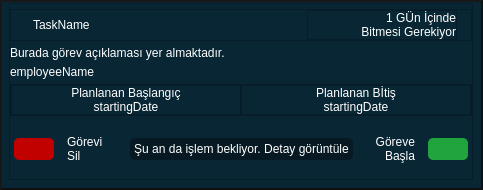
<?xml version="1.0" encoding="UTF-8"?>
<ui version="4.0">
 <class>TaskWill</class>
 <widget class="QWidget" name="TaskWill">
  <property name="geometry">
   <rect>
    <x>0</x>
    <y>0</y>
    <width>483</width>
    <height>190</height>
   </rect>
  </property>
  <property name="maximumSize">
   <size>
    <width>490</width>
    <height>190</height>
   </size>
  </property>
  <property name="windowTitle">
   <string>Form</string>
  </property>
  <property name="styleSheet">
   <string notr="true">*{
background-color: rgb(9, 38, 53);
}
#TaskWill{
background-color: rgb(9, 38, 53);
border : 2px outset rgb(16, 16, 16);
}</string>
  </property>
  <layout class="QHBoxLayout" name="horizontalLayout">
   <property name="spacing">
    <number>0</number>
   </property>
   <property name="leftMargin">
    <number>9</number>
   </property>
   <property name="topMargin">
    <number>3</number>
   </property>
   <property name="rightMargin">
    <number>10</number>
   </property>
   <property name="bottomMargin">
    <number>10</number>
   </property>
   <item>
    <widget class="QFrame" name="main_frame">
     <property name="styleSheet">
      <string notr="true">QFrame#main_frame{
background-color: rgb(9, 38, 53);
border-raius : 5px;

}
*{
color: rgb(255, 255, 255);
font: 600 8pt &quot;Montserrat&quot;;
}</string>
     </property>
     <property name="frameShape">
      <enum>QFrame::StyledPanel</enum>
     </property>
     <property name="frameShadow">
      <enum>QFrame::Raised</enum>
     </property>
     <layout class="QVBoxLayout" name="verticalLayout">
      <property name="spacing">
       <number>0</number>
      </property>
      <property name="leftMargin">
       <number>0</number>
      </property>
      <property name="topMargin">
       <number>0</number>
      </property>
      <property name="rightMargin">
       <number>0</number>
      </property>
      <property name="bottomMargin">
       <number>0</number>
      </property>
      <item>
       <widget class="QFrame" name="header_frame">
        <property name="sizePolicy">
         <sizepolicy hsizetype="Preferred" vsizetype="Maximum">
          <horstretch>0</horstretch>
          <verstretch>0</verstretch>
         </sizepolicy>
        </property>
        <property name="frameShape">
         <enum>QFrame::StyledPanel</enum>
        </property>
        <property name="frameShadow">
         <enum>QFrame::Raised</enum>
        </property>
        <layout class="QHBoxLayout" name="horizontalLayout_2">
         <property name="spacing">
          <number>7</number>
         </property>
         <property name="leftMargin">
          <number>0</number>
         </property>
         <property name="topMargin">
          <number>0</number>
         </property>
         <property name="rightMargin">
          <number>0</number>
         </property>
         <property name="bottomMargin">
          <number>0</number>
         </property>
         <item>
          <widget class="QLabel" name="pointer_label">
           <property name="minimumSize">
            <size>
             <width>15</width>
             <height>15</height>
            </size>
           </property>
           <property name="maximumSize">
            <size>
             <width>15</width>
             <height>15</height>
            </size>
           </property>
           <property name="text">
            <string/>
           </property>
           <property name="pixmap">
            <pixmap resource="../assets/image.qrc">:/icons/icons/Ellipse 5.png</pixmap>
           </property>
           <property name="scaledContents">
            <bool>true</bool>
           </property>
          </widget>
         </item>
         <item>
          <widget class="QLabel" name="taskname_label">
           <property name="text">
            <string>TaskName</string>
           </property>
          </widget>
         </item>
         <item>
          <widget class="QFrame" name="header_right_frame">
           <property name="maximumSize">
            <size>
             <width>150</width>
             <height>16777215</height>
            </size>
           </property>
           <property name="styleSheet">
            <string notr="true"/>
           </property>
           <property name="frameShape">
            <enum>QFrame::StyledPanel</enum>
           </property>
           <property name="frameShadow">
            <enum>QFrame::Raised</enum>
           </property>
           <layout class="QVBoxLayout" name="verticalLayout_2">
            <property name="spacing">
             <number>0</number>
            </property>
            <property name="leftMargin">
             <number>0</number>
            </property>
            <property name="topMargin">
             <number>0</number>
            </property>
            <property name="rightMargin">
             <number>0</number>
            </property>
            <property name="bottomMargin">
             <number>0</number>
            </property>
            <item alignment="Qt::AlignRight">
             <widget class="QLabel" name="last_day_result_label">
              <property name="sizePolicy">
               <sizepolicy hsizetype="Maximum" vsizetype="Preferred">
                <horstretch>0</horstretch>
                <verstretch>0</verstretch>
               </sizepolicy>
              </property>
              <property name="text">
               <string>1 GÜn İçinde</string>
              </property>
              <property name="alignment">
               <set>Qt::AlignRight|Qt::AlignTrailing|Qt::AlignVCenter</set>
              </property>
             </widget>
            </item>
            <item alignment="Qt::AlignRight">
             <widget class="QLabel" name="text_label">
              <property name="sizePolicy">
               <sizepolicy hsizetype="Maximum" vsizetype="Maximum">
                <horstretch>0</horstretch>
                <verstretch>0</verstretch>
               </sizepolicy>
              </property>
              <property name="styleSheet">
               <string notr="true">font: 9pt &quot;Montserrat&quot;;</string>
              </property>
              <property name="text">
               <string>Bitmesi Gerekiyor</string>
              </property>
              <property name="alignment">
               <set>Qt::AlignRight|Qt::AlignTrailing|Qt::AlignVCenter</set>
              </property>
             </widget>
            </item>
           </layout>
          </widget>
         </item>
         <item>
          <widget class="QLabel" name="label">
           <property name="sizePolicy">
            <sizepolicy hsizetype="Maximum" vsizetype="Expanding">
             <horstretch>0</horstretch>
             <verstretch>0</verstretch>
            </sizepolicy>
           </property>
           <property name="minimumSize">
            <size>
             <width>0</width>
             <height>0</height>
            </size>
           </property>
           <property name="text">
            <string/>
           </property>
           <property name="pixmap">
            <pixmap resource="../assets/image.qrc">:/icons/icons/yellow_set.png</pixmap>
           </property>
          </widget>
         </item>
        </layout>
       </widget>
      </item>
      <item>
       <widget class="QLabel" name="describe_label">
        <property name="sizePolicy">
         <sizepolicy hsizetype="Preferred" vsizetype="Maximum">
          <horstretch>0</horstretch>
          <verstretch>0</verstretch>
         </sizepolicy>
        </property>
        <property name="text">
         <string>Burada görev açıklaması yer almaktadır.</string>
        </property>
       </widget>
      </item>
      <item>
       <widget class="QLabel" name="employee_label">
        <property name="sizePolicy">
         <sizepolicy hsizetype="Preferred" vsizetype="Maximum">
          <horstretch>0</horstretch>
          <verstretch>0</verstretch>
         </sizepolicy>
        </property>
        <property name="text">
         <string>employeeName</string>
        </property>
       </widget>
      </item>
      <item>
       <widget class="QFrame" name="date_frame">
        <property name="sizePolicy">
         <sizepolicy hsizetype="Preferred" vsizetype="Maximum">
          <horstretch>0</horstretch>
          <verstretch>0</verstretch>
         </sizepolicy>
        </property>
        <property name="frameShape">
         <enum>QFrame::StyledPanel</enum>
        </property>
        <property name="frameShadow">
         <enum>QFrame::Raised</enum>
        </property>
        <layout class="QHBoxLayout" name="horizontalLayout_3">
         <property name="spacing">
          <number>0</number>
         </property>
         <property name="leftMargin">
          <number>0</number>
         </property>
         <property name="topMargin">
          <number>0</number>
         </property>
         <property name="rightMargin">
          <number>0</number>
         </property>
         <property name="bottomMargin">
          <number>0</number>
         </property>
         <item>
          <widget class="QFrame" name="starting_date_frame">
           <property name="frameShape">
            <enum>QFrame::StyledPanel</enum>
           </property>
           <property name="frameShadow">
            <enum>QFrame::Raised</enum>
           </property>
           <layout class="QVBoxLayout" name="verticalLayout_3">
            <property name="spacing">
             <number>0</number>
            </property>
            <property name="leftMargin">
             <number>0</number>
            </property>
            <property name="topMargin">
             <number>0</number>
            </property>
            <property name="rightMargin">
             <number>0</number>
            </property>
            <property name="bottomMargin">
             <number>0</number>
            </property>
            <item>
             <widget class="QLabel" name="date_title">
              <property name="styleSheet">
               <string notr="true">font: 9pt &quot;Montserrat&quot;;</string>
              </property>
              <property name="text">
               <string>Planlanan Başlangıç</string>
              </property>
              <property name="alignment">
               <set>Qt::AlignCenter</set>
              </property>
             </widget>
            </item>
            <item>
             <widget class="QLabel" name="starting_date_label">
              <property name="text">
               <string>startingDate</string>
              </property>
              <property name="alignment">
               <set>Qt::AlignCenter</set>
              </property>
             </widget>
            </item>
           </layout>
          </widget>
         </item>
         <item>
          <widget class="QFrame" name="end_date_frame">
           <property name="frameShape">
            <enum>QFrame::StyledPanel</enum>
           </property>
           <property name="frameShadow">
            <enum>QFrame::Raised</enum>
           </property>
           <layout class="QVBoxLayout" name="verticalLayout_4">
            <property name="spacing">
             <number>0</number>
            </property>
            <property name="leftMargin">
             <number>0</number>
            </property>
            <property name="topMargin">
             <number>0</number>
            </property>
            <property name="rightMargin">
             <number>0</number>
            </property>
            <property name="bottomMargin">
             <number>0</number>
            </property>
            <item>
             <widget class="QLabel" name="date_title_2">
              <property name="styleSheet">
               <string notr="true">font: 9pt &quot;Montserrat&quot;;</string>
              </property>
              <property name="text">
               <string>Planlanan Bİtiş</string>
              </property>
              <property name="alignment">
               <set>Qt::AlignCenter</set>
              </property>
             </widget>
            </item>
            <item>
             <widget class="QLabel" name="starting_date_label_2">
              <property name="text">
               <string>startingDate</string>
              </property>
              <property name="alignment">
               <set>Qt::AlignCenter</set>
              </property>
             </widget>
            </item>
           </layout>
          </widget>
         </item>
        </layout>
       </widget>
      </item>
      <item>
       <widget class="QFrame" name="footer_frame">
        <property name="sizePolicy">
         <sizepolicy hsizetype="Preferred" vsizetype="Maximum">
          <horstretch>0</horstretch>
          <verstretch>0</verstretch>
         </sizepolicy>
        </property>
        <property name="styleSheet">
         <string notr="true">border:none ;
padding : 4px;</string>
        </property>
        <property name="frameShape">
         <enum>QFrame::StyledPanel</enum>
        </property>
        <property name="frameShadow">
         <enum>QFrame::Raised</enum>
        </property>
        <layout class="QHBoxLayout" name="horizontalLayout_4">
         <property name="leftMargin">
          <number>0</number>
         </property>
         <property name="topMargin">
          <number>6</number>
         </property>
         <property name="rightMargin">
          <number>0</number>
         </property>
         <property name="bottomMargin">
          <number>0</number>
         </property>
         <item>
          <widget class="QPushButton" name="delete_btn">
           <property name="sizePolicy">
            <sizepolicy hsizetype="Maximum" vsizetype="Fixed">
             <horstretch>0</horstretch>
             <verstretch>0</verstretch>
            </sizepolicy>
           </property>
           <property name="styleSheet">
            <string notr="true">*{
background-color: rgb(193, 0, 0);
border-radius : 5px;
}
:hover{
background-color: rgb(135, 0, 0);
}</string>
           </property>
           <property name="text">
            <string/>
           </property>
           <property name="icon">
            <iconset resource="../assets/image.qrc">
             <normaloff>:/icons/icons/garbage.png</normaloff>:/icons/icons/garbage.png</iconset>
           </property>
           <property name="iconSize">
            <size>
             <width>20</width>
             <height>20</height>
            </size>
           </property>
          </widget>
         </item>
         <item>
          <widget class="QLabel" name="text_label_2">
           <property name="maximumSize">
            <size>
             <width>90</width>
             <height>16777215</height>
            </size>
           </property>
           <property name="text">
            <string>Görevi
Sil</string>
           </property>
          </widget>
         </item>
         <item>
          <widget class="QPushButton" name="show_btn">
           <property name="styleSheet">
            <string notr="true">*{
background-color: rgb(7, 26, 35);
border-radius : 5px;
}
:hover{
background-color: rgb(21, 79, 106);
}</string>
           </property>
           <property name="text">
            <string>Şu an da işlem bekliyor. Detay görüntüle</string>
           </property>
          </widget>
         </item>
         <item>
          <widget class="QLabel" name="text_label_3">
           <property name="maximumSize">
            <size>
             <width>90</width>
             <height>16777215</height>
            </size>
           </property>
           <property name="text">
            <string>Göreve
Başla</string>
           </property>
           <property name="alignment">
            <set>Qt::AlignRight|Qt::AlignTrailing|Qt::AlignVCenter</set>
           </property>
          </widget>
         </item>
         <item>
          <widget class="QPushButton" name="resume_btn">
           <property name="sizePolicy">
            <sizepolicy hsizetype="Maximum" vsizetype="Fixed">
             <horstretch>0</horstretch>
             <verstretch>0</verstretch>
            </sizepolicy>
           </property>
           <property name="styleSheet">
            <string notr="true">*{
background-color: rgb(33, 164, 62);
border-radius : 5px;
}
:hover{
background-color: rgb(24, 120, 44);
}</string>
           </property>
           <property name="text">
            <string/>
           </property>
           <property name="icon">
            <iconset resource="../assets/image.qrc">
             <normaloff>:/icons/icons/resume.png</normaloff>:/icons/icons/resume.png</iconset>
           </property>
           <property name="iconSize">
            <size>
             <width>20</width>
             <height>20</height>
            </size>
           </property>
          </widget>
         </item>
        </layout>
       </widget>
      </item>
     </layout>
    </widget>
   </item>
  </layout>
 </widget>
 <resources>
  <include location="../assets/image.qrc"/>
 </resources>
 <connections/>
</ui>
